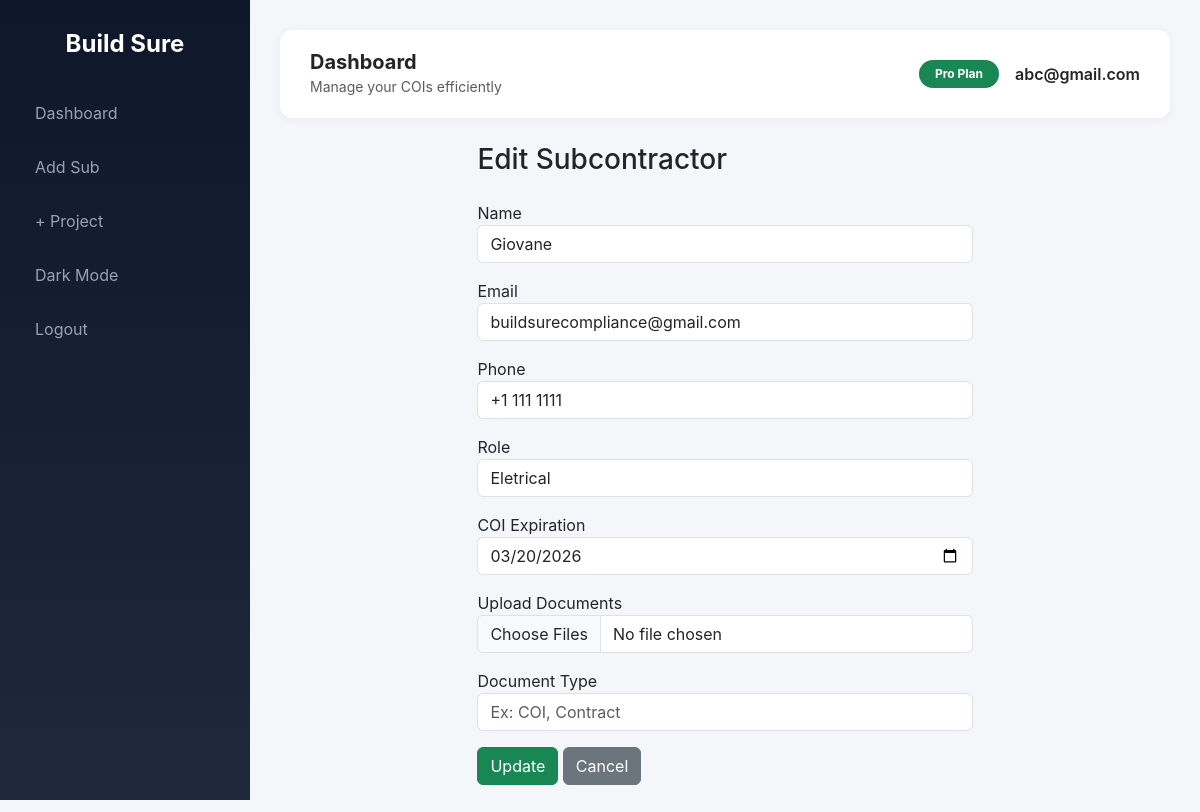
Page /edit_sub/1 (signed in) on the earlier database version.
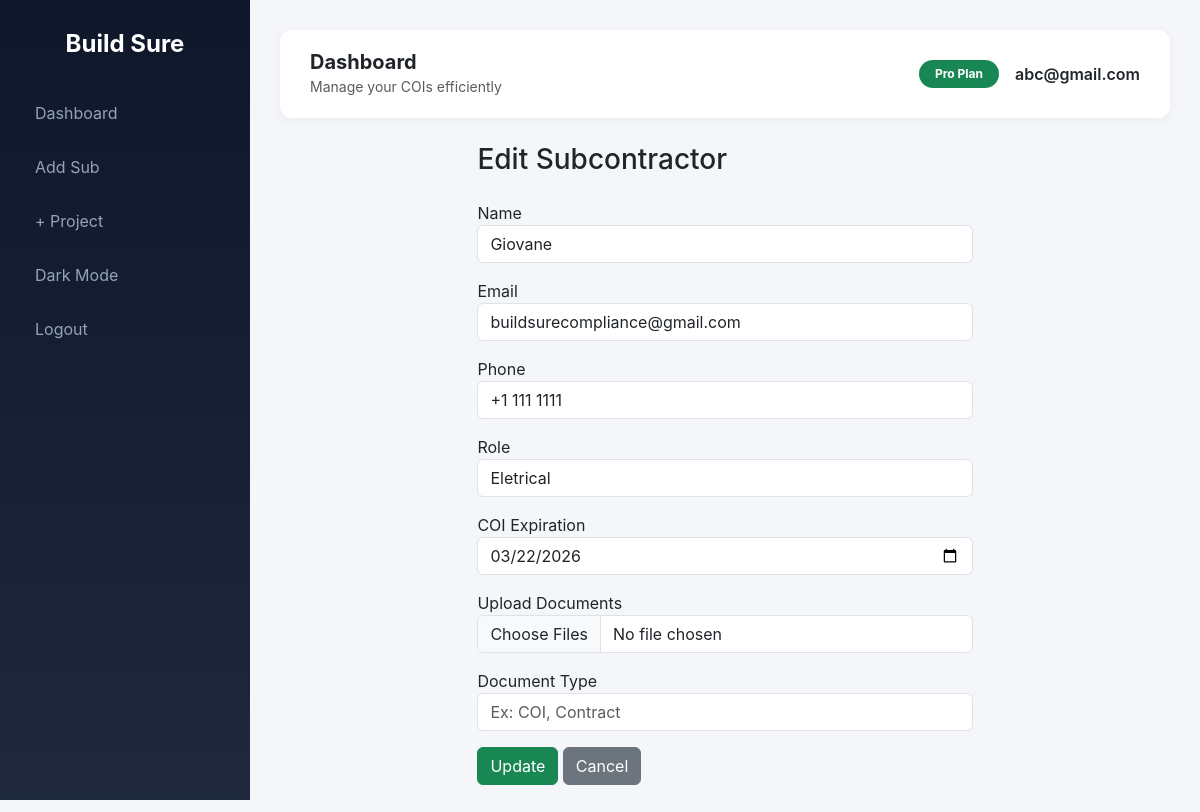
Same page on the later database version.
### main.py (models this page shows, shortened)
class User(db.Model, UserMixin):
    id = db.Column(db.Integer, primary_key=True)
    email = db.Column(db.String(120), unique=True, nullable=False)
    password = db.Column(db.String(200), nullable=False)
    timezone = db.Column(db.String(50), default="US/Eastern")
    paid = db.Column(db.Boolean, default=False)
    subs = db.relationship(
        'Subcontractor',
        backref='owner',
        cascade="all, delete-orphan",
        lazy=True
    )

class Subcontractor(db.Model):
    id = db.Column(db.Integer, primary_key=True)
    user_id = db.Column(
        db.Integer,
        db.ForeignKey('user.id'),
        nullable=False
    )
    name = db.Column(db.String(150))
    email = db.Column(db.String(150))
    phone = db.Column(db.String(30))
    role = db.Column(db.String(100))
    timezone = db.Column(db.String(50))
    coi_expiration = db.Column(db.Date)
    last_reminder_sent = db.Column(db.DateTime)
    documents = db.relationship(
        "Document",
        backref="sub",
        lazy=True,
        cascade="all, delete-orphan"
    )

### main.py (the view, shortened to what this page needs)
@app.route("/edit_sub/<int:id>", methods=["GET", "POST"])
@login_required
def edit_sub(id):
    sub = Subcontractor.query.filter_by(
        id=id,
        user_id=current_user.id
    ).first_or_404()
    return render_template("add_sub.html", sub=sub)

### main.py (called while the page is built)
@login_manager.user_loader
def load_user(user_id):
    return db.session.get(User, int(user_id))

### templates/add_sub.html (shortened to what this page needs)
{% extends "base.html" %}
{% block content %}
<div class="row justify-content-center mt-3">
    <div class="col-md-7">
        <h3 class="mb-4">{{ 'Edit Subcontractor' if sub else 'Add Subcontractor' }}</h3>
        <form method="POST" enctype="multipart/form-data">
            <div class="mb-3">
                <label>Name</label>
                <input type="text" class="form-control" name="name" value="{{ sub.name if sub else '' }}" required>
            </div>
            <div class="mb-3">
                <label>Email</label>
                <input type="email" class="form-control" name="email" value="{{ sub.email if sub else '' }}" required>
            </div>
            <div class="mb-3">
                <label>Phone</label>
                <input type="text" class="form-control" name="phone" value="{{ sub.phone if sub else '' }}">
            </div>
            <div class="mb-3">
                <label>Role</label>
                <input type="text" class="form-control" name="role" value="{{ sub.role if sub else '' }}">
            </div>
            <div class="mb-3">
                <label>COI Expiration</label>
                <input type="date" class="form-control" name="coi_expiration" value="{{ sub.coi_expiration if sub else '' }}" required>
            </div>
            <div class="mb-3">
                <label>Upload Documents</label>
                <input type="file" class="form-control" name="documents" multiple>
            </div>
            <div class="mb-3">
                <label>Document Type</label>
                <input type="text" class="form-control" name="doc_type" placeholder="Ex: COI, Contract">
            </div>
            <button type="submit" class="btn btn-success">{{ 'Update' if sub else 'Add' }}</button>
            <a href="{{ url_for('dashboard') }}" class="btn btn-secondary">Cancel</a>
        </form>
    </div>
</div>
{% endblock %}

### templates/base.html (shortened to what this page needs)
<!DOCTYPE html>
<html lang="en">
<head>
    <link href="https://cdn.jsdelivr.net/npm/bootstrap@5.3.2/dist/css/bootstrap.min.css" rel="stylesheet">
</head>
<body>
{% if current_user.is_authenticated %}
<div class="sidebar">
    <h4>Build Sure</h4>
    <a href="{{ url_for('dashboard') }}">Dashboard</a>
    <a href="{{ url_for('add_sub') }}">Add Sub</a>
    <a href="{{ url_for('add_project') }}" class="nav-btn">
    + Project
</a>
    <a href="#" id="toggleDark">Dark</a>
    <a href="{{ url_for('logout') }}">Logout</a>
</div>
{% endif %}
<div class="{% if current_user.is_authenticated %}main-content{% endif %}">
{% if current_user.is_authenticated %}
<div class="navbar-top d-flex justify-content-between align-items-center">
    <div class="d-flex align-items-center gap-3">
        <div>
            <h5 class="mb-0 fw-bold">Dashboard</h5>
            <small class="text-muted">Manage your COIs efficiently</small>
        </div>
    </div>
    <div class="d-flex align-items-center gap-3">
        <span class="badge bg-success rounded-pill px-3 py-2">
            Pro Plan
        </span>
        <span class="fw-semibold">{{ current_user.email }}</span>
    </div>
</div>
{% endif %}
<div class="position-fixed top-0 end-0 p-3" style="z-index: 9999">
</div>
<div class="container-fluid">
    {% block content %}{% endblock %}
</div>
</div>
</body>
</html>

### templates/base.html (style rules this page uses)
body { background-color: #f4f6f9; font-family: 'Inter', sans-serif; transition: background-color 0.3s ease, color 0.3s ease; }
.sidebar { height: 100vh; position: fixed; width: 250px; background: linear-gradient(180deg, #0f172a, #1e293b); color: white; padding-top: 30px; transition: transform 0.3s ease; }
.sidebar h4 { text-align: center; margin-bottom: 30px; font-weight: 700; }
.sidebar a { color: #94a3b8; text-decoration: none; display: block; padding: 12px 20px; border-radius: 10px; margin: 6px 15px; transition: 0.2s ease; }
.main-content { margin-left: 250px; padding: 30px; transition: margin-left 0.3s ease; }
.navbar-top { background: white; padding: 20px 30px; border-radius: 12px; margin-bottom: 25px; box-shadow: 0 2px 10px rgba(0,0,0,0.05); transition: background 0.3s ease; }

Differences in the rows shown:
changed Subcontractor "Giovane": coi_expiration "03/20/2026" → "03/22/2026"
